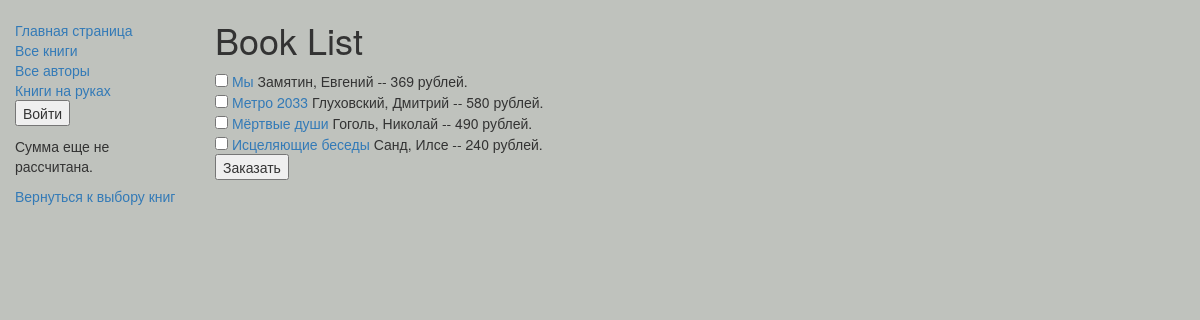
/catalog/books/, run on the app's committed database.
### catalog/models.py (models this page shows, shortened)
class Book(models.Model):
    title = models.CharField(max_length=200)
    author = models.ForeignKey('Author', on_delete=models.SET_NULL, null=True)
    summary = models.TextField(max_length=1000, help_text="Enter a brief description of the book")
    isbn = models.CharField('ISBN',max_length=13, help_text='13 Character <a href="https://www.isbn-international.org/content/what-isbn">ISBN number</a>')
    genre = models.ManyToManyField(Genre, help_text="Select a genre for this book")
    price = models.CharField(default=1, max_length=20, help_text="Введите цену")
    def get_absolute_url(self):
        return reverse('book-detail', args=[str(self.id)])
    def display_genre(self):
        return ', '.join([genre.name for genre in self.genre.all()[:3]])
    display_genre.short_description = 'Genre'

class Author(models.Model):
    first_name = models.CharField(max_length=100)
    last_name = models.CharField(max_length=100)
    date_of_birth = models.DateField(null=True, blank=True)
    date_of_death = models.DateField('Died', null=True, blank=True)
    def __str__(self):
        return '%s, %s' % (self.last_name, self.first_name)

### catalog/views.py (the view)
class BookListView(generic.ListView):
    model = Book
    paginate_by = 10

### catalog/templates/catalog/book_list.html (shortened to what this page needs)
{% extends "base_generic.html" %}
{% block content %}
    <h1>Book List</h1>
    {% if book_list %}
      {% for book in book_list %}
        <form method="POST" action="{% url 'calculate_total' %}">
                <div>
                    <input type="checkbox" name="selected_books" value="{{ book.price }}">
                    <a href="{{ book.get_absolute_url }}"> {{ book.title }}</a> {{book.author}} -- {{ book.price }} рублей.
                </div>
            {% endfor %}
            <button type="submit">Заказать</button>
        </form>
    {% else %}
      <p>В библиотеке книг нет.</p>
    {% endif %}
{% endblock %}

### data on the page
Book: title "Мы", author "Замятин, Евгений", price "369"
Book: title "Метро 2033", author "Глуховский, Дмитрий", price "580"
Book: title "Мёртвые души", author "Гоголь, Николай", price "490"
Book: title "Исцеляющие беседы", author "Санд, Илсе", price "240"
